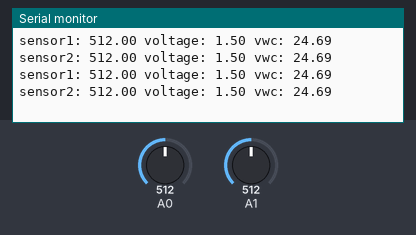
This sketch was run on a simulated Arduino Uno, built with avr-gcc and run on an emulated ATmega328P. Parts: the last lines printed to the serial monitor. The test bench sets the inputs (shaded band); at power-on: A0 = 512, A1 = 512.

Above: at 2.3 s.
2.4 s: A0 set to 716
At 3.9 s:
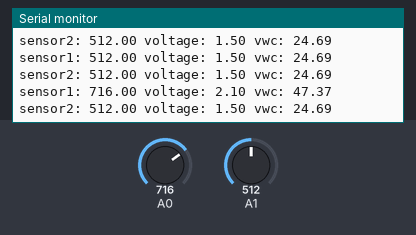
4.5 s: A1 set to 716
At 5.2 s:
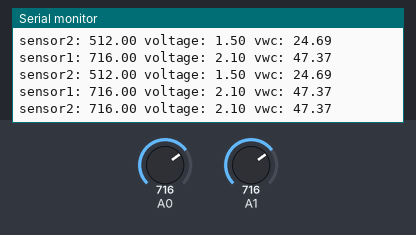
6.6 s: A0 set to 900
At 8.5 s:
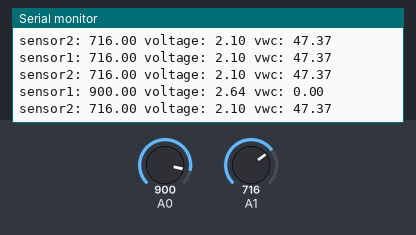
8.7 s: A1 set to 900
At 10.6 s:
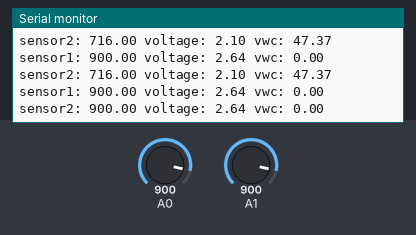
Timing chart, 0 to 11.8 s (numbered marks = the images above; inputs shaded):
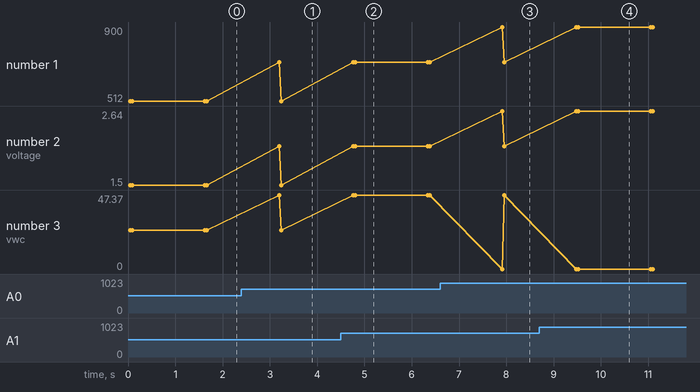

The sketch:

moisture_test.ino
```cpp
void setup() {
  Serial.begin(9600);

}

void loop() {
  // put your main code here, to run repeatedly:
  double sensorValue1 = analogRead(A0);
  delay(50);
  double sensorValue2 = analogRead(A1);


  double voltage1 = (sensorValue1/1023)*3;
  double vwc;
  if(voltage1 <= 1.1)
  {
    vwc = 10*voltage1-1;
    }
  else if(voltage1 <= 1.3)
  {
    vwc = 25*voltage1-17.5;
    }
  else if(voltage1 <= 1.82)
  {
    vwc = 48.08*voltage1-47.5;
    }
  else if(voltage1 <= 2.2)
  {
    vwc = 26.32*voltage1-7.89;
    }
 else vwc = 0;

  Serial.print("sensor1: ");
  Serial.print(sensorValue1);
  Serial.print(" voltage: ");
  Serial.print(voltage1);
  Serial.print(" vwc: ");
  Serial.println(vwc);

  double voltage2 = (sensorValue2/1023)*3;
  double vwc2;
  if(voltage2 <= 1.1)
  {
    vwc2 = 10*voltage2-1;
  }
  else if(voltage2 <= 1.3)
  {
    vwc2 = 25*voltage2-17.5;
    }
  else if(voltage2 <= 1.82)
  {
    vwc2 = 48.08*voltage2-47.5;
    }
  else if(voltage2 <= 2.2)
  {
    vwc2 = 26.32*voltage2-7.89;
    }
 else vwc2 = 0;

  Serial.print("sensor2: ");
  Serial.print(sensorValue2);
  Serial.print(" voltage: ");
  Serial.print(voltage2);
  Serial.print(" vwc: ");
  Serial.println(vwc2);
  Serial.println();


  delay(1500);
}
```

Measured:
- after the input at 2.4 s, the serial monitor: prints a new line after 0.79 s (image 1)
- after the input at 4.5 s, the serial monitor: prints a new line after 0.31 s (image 2)
- after the input at 6.6 s, the serial monitor: prints a new line after 1.3 s (image 3)
- after the input at 8.7 s, the serial monitor: prints a new line after 0.83 s (image 4)
